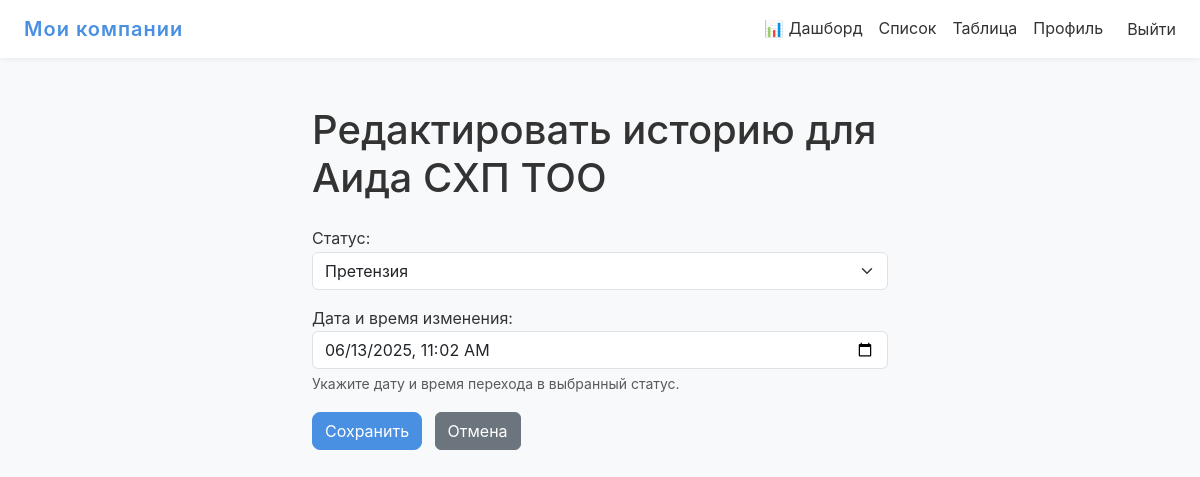
The app's page /history/177/edit/ (signed in), older data.
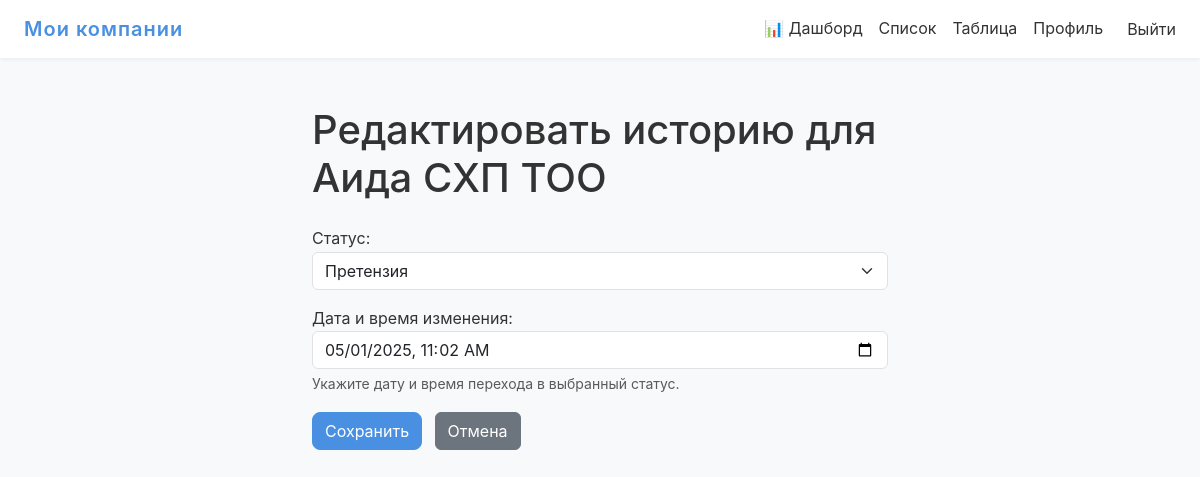
The same page, newer data.
### main/models.py (models this page shows, shortened)
class CompanyStatusHistory(models.Model):
    company = models.ForeignKey(
        Company,
        on_delete=models.CASCADE,
        related_name="history",
        verbose_name="Компания"
    )
    status = models.ForeignKey(
        Status,
        on_delete=models.SET_NULL,
        null=True,
        blank=True,
        verbose_name="Статус"
    )
    changed_at = models.DateTimeField(
        "Дата и время смены",
        default=timezone.now,
        help_text="Когда был установлен этот статус"
    )
    is_paused = models.BooleanField(
        "На паузе",
        default=False,
        help_text="Флаг: этот этап приостановлен?"
    )
    paused_at = models.DateTimeField(
        "Когда поставили на паузу",
        null=True,
        blank=True,
        help_text="Если этап на паузе, когда именно он был поставлен на паузу"
    )
    class Meta:
        ordering = ["-changed_at"]
        verbose_name = "Запись истории статусов"
        verbose_name_plural = "История статусов"

### main/views.py (the view, shortened to what this page needs)
# urls.py: path('history/<int:history_id>/edit/', views.edit_status_history, name='edit_status_history'),
@login_required
def edit_status_history(request, history_id):
    if request.user.is_staff:
        h = get_object_or_404(CompanyStatusHistory, pk=history_id)
    old_status = h.status
    old_order = old_status.order if old_status else -1
    if request.method == 'POST':
        form = CompanyStatusHistoryForm(request.POST, instance=h)
        if form.is_valid():
            new_status = form.cleaned_data['status']
            new_order = new_status.order if new_status else -1
            if not request.user.is_staff and new_order < old_order:
                messages.error(request, "Вы не можете изменить запись истории на более ранний статус.")
                return redirect('main:company_detail', pk=h.company.pk)
            form.save()
            messages.success(request, "Запись истории успешно обновлена.")
            return redirect('main:company_detail', pk=h.company.pk)
    else:
        form = CompanyStatusHistoryForm(instance=h)
    return render(request, 'main/history_form.html', {
        'title': f'Редактировать историю для {h.company.name}',
        'form': form,
        'company': h.company,
    })

### main/forms.py
class CompanyStatusHistoryForm(forms.ModelForm):
    class Meta:
        model = CompanyStatusHistory
        fields = ['status', 'changed_at']
        widgets = {
            'status': forms.Select(attrs={'class': 'form-select'}),
            'changed_at': forms.DateTimeInput(
                attrs={'type': 'datetime-local', 'class': 'form-control'},
                format='%Y-%m-%dT%H:%M'
            ),
        }
        labels = {
            'status': 'Статус',
            'changed_at': 'Дата и время изменения',
        }
    def __init__(self, *args, **kwargs):
        super().__init__(*args, **kwargs)
        if self.instance and self.instance.changed_at:
            self.fields['changed_at'].initial = self.instance.changed_at.strftime('%Y-%m-%dT%H:%M')

### main/models.py (called while the page is built)
    def __str__(self):
        return self.name

### main/templates/main/history_form.html (shortened to what this page needs)
{% extends 'main/base.html' %}
{% block content %}
<div class="container py-4" style="max-width: 600px;">
  <h1 class="mb-4">{{ title }}</h1>
  <form method="post">
    <div class="mb-3">
      {{ form.status.label_tag }}
      {{ form.status }}
    </div>
    <div class="mb-3">
      {{ form.changed_at.label_tag }}
      {{ form.changed_at }}
      <div class="form-text">
        Укажите дату и время перехода в выбранный статус.
      </div>
    </div>
    <button type="submit" class="btn btn-primary">
      Сохранить
    </button>
    <a href="{% url 'main:company_detail' company.pk %}" class="btn btn-secondary ms-2">
      Отмена
    </a>
  </form>
</div>
{% endblock %}

Row changes from the older to the newer data that the page shows:
changed CompanyStatusHistory "Претензия": changed_at "06/13/2025 11:02" → "05/01/2025 11:02"
